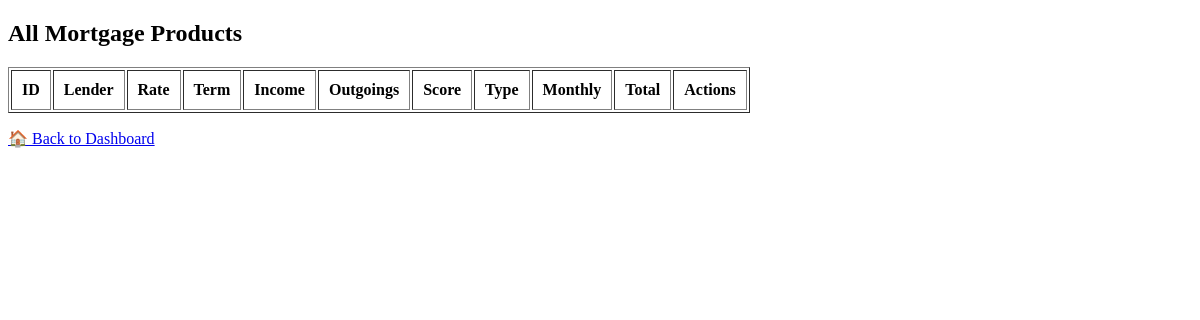
The app's page /product_list.php (signed in), older data.
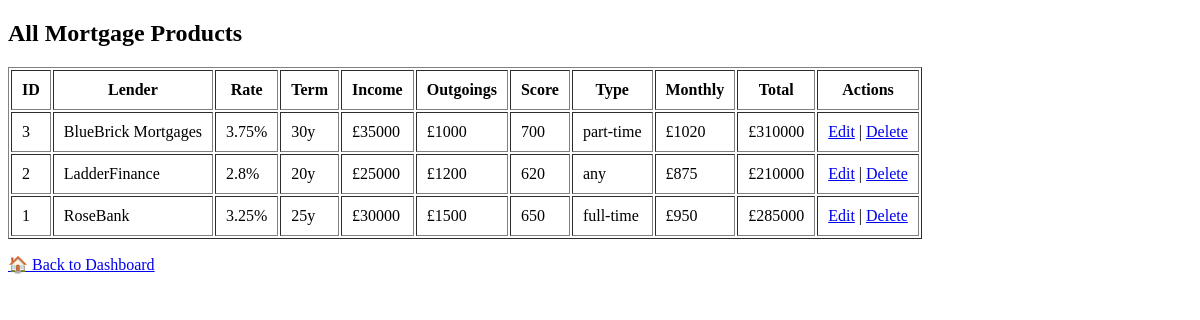
The same page, newer data.
### tables this page shows
CREATE TABLE "Product" (
	"ProductId"	INTEGER,
	"MonthlyRepayment"	NUMERIC,
	"AmountPaidBack"	NUMERIC, Lender TEXT, InterestRate NUMERIC, MortgageTerm INTEGER, MinIncome NUMERIC, MaxOutgoings NUMERIC, MinCreditScore INTEGER, EmploymentType TEXT,
	PRIMARY KEY("ProductId" AUTOINCREMENT)
);

### product_list.php (the view, shortened to what this page needs)
<?php
require 'db.php';
$stmt = $conn->query("SELECT * FROM Product ORDER BY ProductId DESC");
$products = $stmt->fetchAll(PDO::FETCH_ASSOC);
?>
<!DOCTYPE html>
<html>
<head><title>All Mortgage Products</title></head>
<body>
<h2>All Mortgage Products</h2>
<table border="1" cellpadding="10">
<tr>
    <th>ID</th><th>Lender</th><th>Rate</th><th>Term</th>
    <th>Income</th><th>Outgoings</th><th>Score</th><th>Type</th>
    <th>Monthly</th><th>Total</th><th>Actions</th>
</tr>
<?php foreach ($products as $p): ?>
<tr>
    <td><?= $p['ProductId'] ?></td>
    <td><?= htmlspecialchars($p['Lender']) ?></td>
    <td><?= $p['InterestRate'] ?>%</td>
    <td><?= $p['MortgageTerm'] ?>y</td>
    <td>£<?= $p['MinIncome'] ?></td>
    <td>£<?= $p['MaxOutgoings'] ?></td>
    <td><?= $p['MinCreditScore'] ?></td>
    <td><?= $p['EmploymentType'] ?></td>
    <td>£<?= $p['MonthlyRepayment'] ?></td>
    <td>£<?= $p['AmountPaidBack'] ?></td>
    <td>
        <a href="edit_product.php?id=<?= $p['ProductId'] ?>">Edit</a> |
        <a href="delete_product.php?id=<?= $p['ProductId'] ?>" onclick="return confirm('Delete this product?')">Delete</a>
    </td>
</tr>
<?php endforeach; ?>
</table>
<p><a href="broker-dashboard.php">🏠 Back to Dashboard</a></p>
</body>
</html>

Row changes from the older to the newer data that the page shows:
added product: ProductId "3", Lender "BlueBrick Mortgages", InterestRate "3.75", MortgageTerm "30", MinIncome "35000", MaxOutgoings "1000", MinCreditScore "700", EmploymentType "part-time", MonthlyRepayment "1020", AmountPaidBack "310000"
added product: ProductId "2", Lender "LadderFinance", InterestRate "2.8", MortgageTerm "20", MinIncome "25000", MaxOutgoings "1200", MinCreditScore "620", EmploymentType "any", MonthlyRepayment "875", AmountPaidBack "210000"
added product: ProductId "1", Lender "RoseBank", InterestRate "3.25", MortgageTerm "25", MinIncome "30000", MaxOutgoings "1500", MinCreditScore "650", EmploymentType "full-time", MonthlyRepayment "950", AmountPaidBack "285000"
